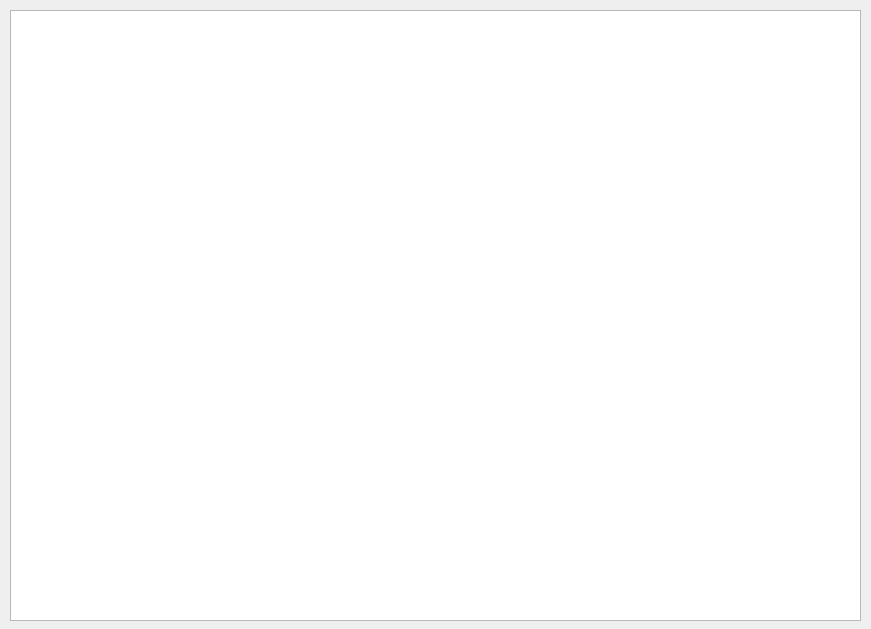
<?xml version="1.0" encoding="UTF-8"?>
<ui version="4.0">
 <class>MainClass</class>
 <widget class="QMainWindow" name="MainClass">
  <property name="geometry">
   <rect>
    <x>0</x>
    <y>0</y>
    <width>871</width>
    <height>629</height>
   </rect>
  </property>
  <property name="windowTitle">
   <string>Main</string>
  </property>
  <widget class="QWidget" name="centralWidget">
   <widget class="QTableView" name="tableView">
    <property name="geometry">
     <rect>
      <x>10</x>
      <y>10</y>
      <width>851</width>
      <height>611</height>
     </rect>
    </property>
    <property name="verticalScrollBarPolicy">
     <enum>Qt::ScrollBarAsNeeded</enum>
    </property>
    <property name="horizontalScrollBarPolicy">
     <enum>Qt::ScrollBarAlwaysOff</enum>
    </property>
    <property name="editTriggers">
     <set>QAbstractItemView::NoEditTriggers</set>
    </property>
    <property name="showDropIndicator" stdset="0">
     <bool>false</bool>
    </property>
    <property name="dragDropOverwriteMode">
     <bool>false</bool>
    </property>
    <property name="alternatingRowColors">
     <bool>true</bool>
    </property>
    <property name="selectionMode">
     <enum>QAbstractItemView::SingleSelection</enum>
    </property>
    <property name="selectionBehavior">
     <enum>QAbstractItemView::SelectRows</enum>
    </property>
    <property name="wordWrap">
     <bool>false</bool>
    </property>
    <attribute name="horizontalHeaderHighlightSections">
     <bool>false</bool>
    </attribute>
    <attribute name="verticalHeaderVisible">
     <bool>false</bool>
    </attribute>
    <attribute name="verticalHeaderDefaultSectionSize">
     <number>20</number>
    </attribute>
   </widget>
  </widget>
 </widget>
 <layoutdefault spacing="6" margin="11"/>
 <resources>
  <include location="i360gmanager.qrc"/>
 </resources>
 <connections/>
</ui>
